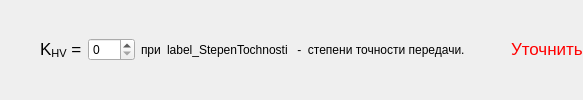
           <widget class="QFrame" name="frame_81">
            <property name="frameShape">
             <enum>QFrame::NoFrame</enum>
            </property>
            <property name="frameShadow">
             <enum>QFrame::Raised</enum>
            </property>
            <layout class="QGridLayout" name="gridLayout_159">
             <property name="leftMargin">
              <number>40</number>
             </property>
             <property name="topMargin">
              <number>0</number>
             </property>
             <property name="rightMargin">
              <number>0</number>
             </property>
             <property name="bottomMargin">
              <number>0</number>
             </property>
             <item row="0" column="0">
              <widget class="QLabel" name="label_566">
               <property name="text">
                <string>&lt;!DOCTYPE HTML PUBLIC &quot;-//W3C//DTD HTML 4.0//EN&quot; &quot;http://www.w3.org/TR/REC-html40/strict.dtd&quot;&gt;
&lt;html&gt;&lt;head&gt;&lt;meta name=&quot;qrichtext&quot; content=&quot;1&quot; /&gt;&lt;style type=&quot;text/css&quot;&gt;
p, li { white-space: pre-wrap; }
&lt;/style&gt;&lt;/head&gt;&lt;body style=&quot; font-family:'Lucida Grande'; font-size:13pt; font-weight:400; font-style:normal;&quot;&gt;
&lt;p style=&quot; margin-top:0px; margin-bottom:0px; margin-left:0px; margin-right:0px; -qt-block-indent:0; text-indent:0px;&quot;&gt;K&lt;span style=&quot; vertical-align:sub;&quot;&gt;HV&lt;/span&gt; =&lt;/p&gt;&lt;/body&gt;&lt;/html&gt;</string>
               </property>
              </widget>
             </item>
             <item row="0" column="5">
              <spacer name="horizontalSpacer_162">
               <property name="orientation">
                <enum>Qt::Horizontal</enum>
               </property>
               <property name="sizeHint" stdset="0">
                <size>
                 <width>40</width>
                 <height>20</height>
                </size>
               </property>
              </spacer>
             </item>
             <item row="0" column="1">
              <widget class="QSpinBox" name="spinBox_2">
               <property name="maximum">
                <number>999</number>
               </property>
              </widget>
             </item>
             <item row="0" column="2">
              <widget class="QLabel" name="label_567">
               <property name="text">
                <string>при</string>
               </property>
              </widget>
             </item>
             <item row="0" column="3">
              <widget class="QLabel" name="label_StepenTochnosti_2">
               <property name="text">
                <string>label_StepenTochnosti</string>
               </property>
              </widget>
             </item>
             <item row="0" column="4">
              <widget class="QLabel" name="label_568">
               <property name="text">
                <string> -  степени точности передачи.</string>
               </property>
              </widget>
             </item>
             <item row="0" column="6">
              <widget class="QLabel" name="label_checkKHv_2">
               <property name="text">
                <string>&lt;!DOCTYPE HTML PUBLIC &quot;-//W3C//DTD HTML 4.0//EN&quot; &quot;http://www.w3.org/TR/REC-html40/strict.dtd&quot;&gt;
&lt;html&gt;&lt;head&gt;&lt;meta name=&quot;qrichtext&quot; content=&quot;1&quot; /&gt;&lt;style type=&quot;text/css&quot;&gt;
p, li { white-space: pre-wrap; }
&lt;/style&gt;&lt;/head&gt;&lt;body style=&quot; font-family:'Lucida Grande'; font-size:13pt; font-weight:400; font-style:normal;&quot;&gt;
&lt;p style=&quot; margin-top:0px; margin-bottom:0px; margin-left:0px; margin-right:0px; -qt-block-indent:0; text-indent:0px;&quot;&gt;&lt;span style=&quot; color:#ff0000;&quot;&gt;Уточнить&lt;/span&gt;&lt;/p&gt;&lt;/body&gt;&lt;/html&gt;</string>
               </property>
              </widget>
             </item>
            </layout>
           </widget>
